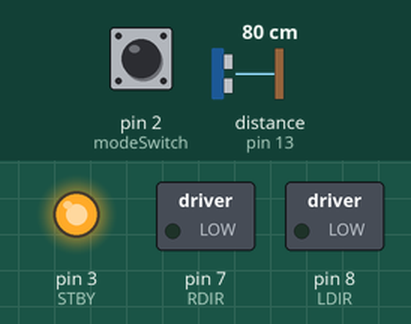
This sketch was run on a simulated Arduino Uno, built with avr-gcc and run on an emulated ATmega328P. On the bench: switched loads named in the sketch (green lamp = pin HIGH), output pins drawn as LEDs (lit = HIGH). Dashed ring = blinking. Inputs (shaded band) come from the test bench; at power-on: distance to the obstacle (sensor on pin 13) 80 cm, pin 2 (modeSwitch) LOW. The echo pulse lasts 58.3 µs per cm; pins used as bus, display or sensor lines are not drawn.

Above: at 0.1 s.
At 3.2 s:
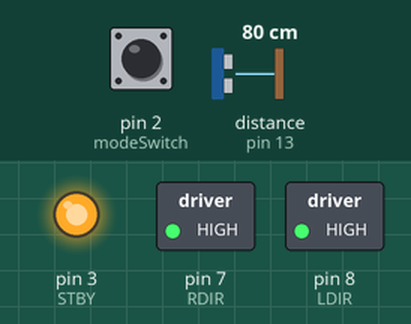
3.3 s: distance to the obstacle (sensor on pin 13) set to 43 cm
5.0 s: distance to the obstacle (sensor on pin 13) set to 36 cm
At 6.18 s:
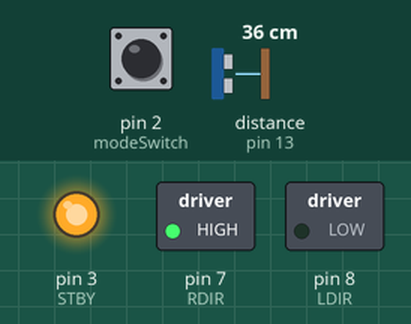
Timing chart, 0 to 14.0 s (numbered marks = the images above; inputs shaded):
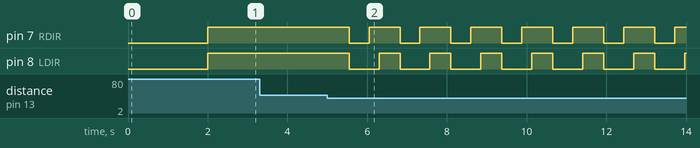

Measured:
- the behaviour switches between 40 and 39 cm on distance to the obstacle (sensor on pin 13) (found by bisection; images 1 and 2)
- after the input at 3.3 s, every drawn part: stays the same
- after the input at 5.0 s, pin 7 (RDIR): alternates HIGH for 0.78 s and LOW for 0.50 s, starting after 0.55 s; pin 8 (LDIR): alternates HIGH for 0.53 s and LOW for 0.75 s, starting after 0.55 s

The sketch:

Drive_until_object.ino
```cpp
/*  Drive_until_object
    Uses Driving with Function

 *   Declan Clifford- Johnson, 2024
 *   Part Four of AMRC STEM Robot Tutorial
    Adapted from Martin Hebel, 2023- https://www.selmaware.com/

    Drives the car forward until the ultrasonic sensor detects an object, then turns

    Be sure to add the library for the sensor:
    Sketch--> Include Library --> Add Zip Library --> HC-SR04.zip

    Place on floor, press mode switch.
*/

// Configure ultrasonic sensor
#include "SR04.h"
#define TRIG_PIN 13
#define ECHO_PIN 12
SR04 sr04 = SR04(ECHO_PIN,TRIG_PIN);    // create an instance of the ultrasonic class

// define Motor IO pin
#define RPower  5    // Controls power to right motor
#define LPower  6    // Controls power to left motor
#define RDIR   7    // Controls direction of right motor, HIGH = FORWARD, LOW = REVERSE
#define LDIR   8    // Controls direction of right motor, HIGH = FORWARD, LOW = REVERSE
#define STBY  3    // Place H-Bridge in standby if LOW, Run if HIGH

#define modeSwitch 2 // Mode Switch input

// Define variables
int speedLeft = 0;  // holds the speed of left wheels
int speedRight = 0; // holds the speed of right wheels
long distance;      // Holds distance from sensor

//init the car
void setup() {
  pinMode(RPower, OUTPUT);     //set IO pin mode OUTPUT
  pinMode(LPower, OUTPUT);
  pinMode(LDIR, OUTPUT);
  pinMode(RDIR, OUTPUT);
  pinMode(STBY, OUTPUT);

  analogWrite(RPower, 0);       // Fully off for Right
  analogWrite(LPower, 0);       // Fully off for Left
  digitalWrite(STBY, HIGH);   //Enable Motors to run

  waitForStart();             // wait until mode is pressed
  setSpeeds(100, 100);        // sets moderate speed
}

//main loop to drive forward until an object is detected
void loop() {
  forward();                  // drive forward
  distance=sr04.Distance();   // Get and store the distance from the device driver
  if (distance < 40) {        // if too close, stop, reverse and turn
    stop();     delay(500);
    reverse();  delay (500);
    spinLeft(); delay(250);
  }
}

void waitForStart(){
    while (digitalRead(modeSwitch) == 1)  // wait for mode switch to be pressed (go to 0)
    ;  // Do nothing
  delay(2000);    // delay 2 seconds before starting
}

void setSpeeds(int leftSpeed, int rightSpeed){    // stores speeds in variables to be used when driving
  speedLeft = leftSpeed;
  speedRight = rightSpeed;
}

void forward(){             // drives both motors in forward direction at set speed
  digitalWrite(RDIR, HIGH);
  digitalWrite(LDIR, HIGH);
  analogWrite(RPower, speedRight);
  analogWrite(LPower, speedLeft);
}

void reverse(){             // drives both motors in reverse direction at set speed
  digitalWrite(RDIR, LOW);
  digitalWrite(LDIR, LOW);
  analogWrite(RPower, speedRight);
  analogWrite(LPower, speedLeft);
}

void stop(){                // stops drive on both motors
  analogWrite(RPower, 0);
  analogWrite(LPower, 0);
}

void left(){                // turns left with 1/2 speed on left going forward
  digitalWrite(RDIR, HIGH);
  digitalWrite(LDIR, HIGH);
  analogWrite(RPower, speedRight);
  analogWrite(LPower, speedLeft / 2);
}

void right(){               // turns right with 1/2 speed on right going forward
  digitalWrite(RDIR, LOW);
  digitalWrite(RDIR, HIGH);
  analogWrite(RPower, speedRight / 2);
  analogWrite(LPower, speedLeft);
}

void spinLeft(){            // spins left with right motor forward and left in reverse
  digitalWrite(RDIR, HIGH);
  digitalWrite(LDIR, LOW);
  analogWrite(RPower, speedRight);
  analogWrite(LPower, speedLeft);
}

void spinRight(){           // spins right with left motor going forward and right in reverse
  digitalWrite(RDIR, LOW);
  digitalWrite(LDIR, HIGH);
  analogWrite(RPower, speedRight);
  analogWrite(LPower, speedLeft);
}

// Function stopTime - accepts the time in milliSeconds to go into standby for, returns nothing
void stopTime(int mS){
  digitalWrite(STBY, LOW);    // Go into standby
  delay(mS);                  //  Wait defined time
  digitalWrite(STBY, HIGH);   //  Come out of standby
}
```
